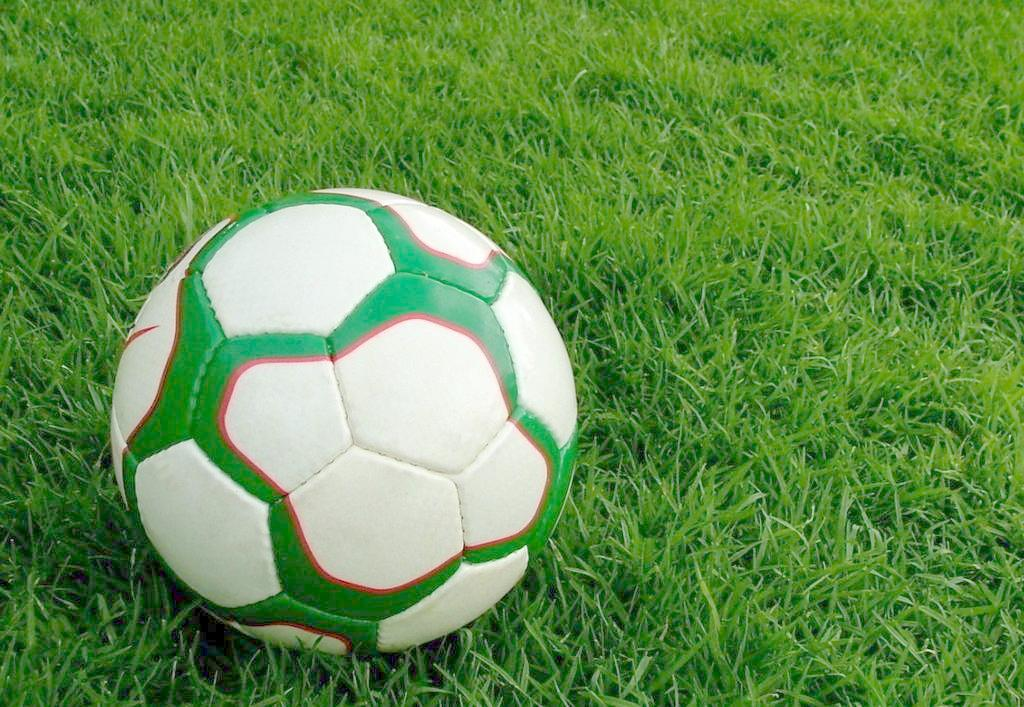
#> input picture football.jpg, 1024 x 707 px
$ python load_image.py
#> lines starting #> are read from the running program, lines starting #| are printed output that depends on the picture
#coding:utf-8
"""
@auther:BigOceans
"""
import cv2
import numpy as np
import matplotlib.pyplot as plt

# 以灰度模式读入图片
img = cv2.imread('football.jpg',cv2.IMREAD_GRAYSCALE)
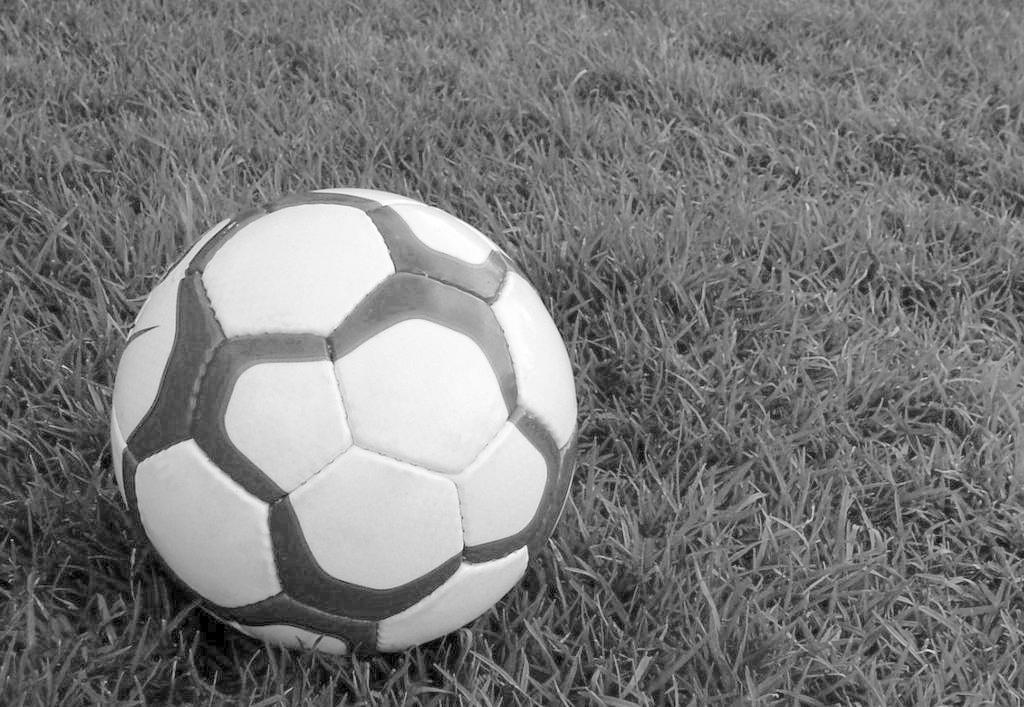
#> img: shape (707, 1024); min 0, max 255, mean 122.3

# 展示图片
cv2.imshow('image',img)
# 等待键盘键入
cv2.waitKey(0)

# 保存图片
cv2.imwrite('balls',img)

# 删除建立的窗口
cv2.destroyAllWindows()
